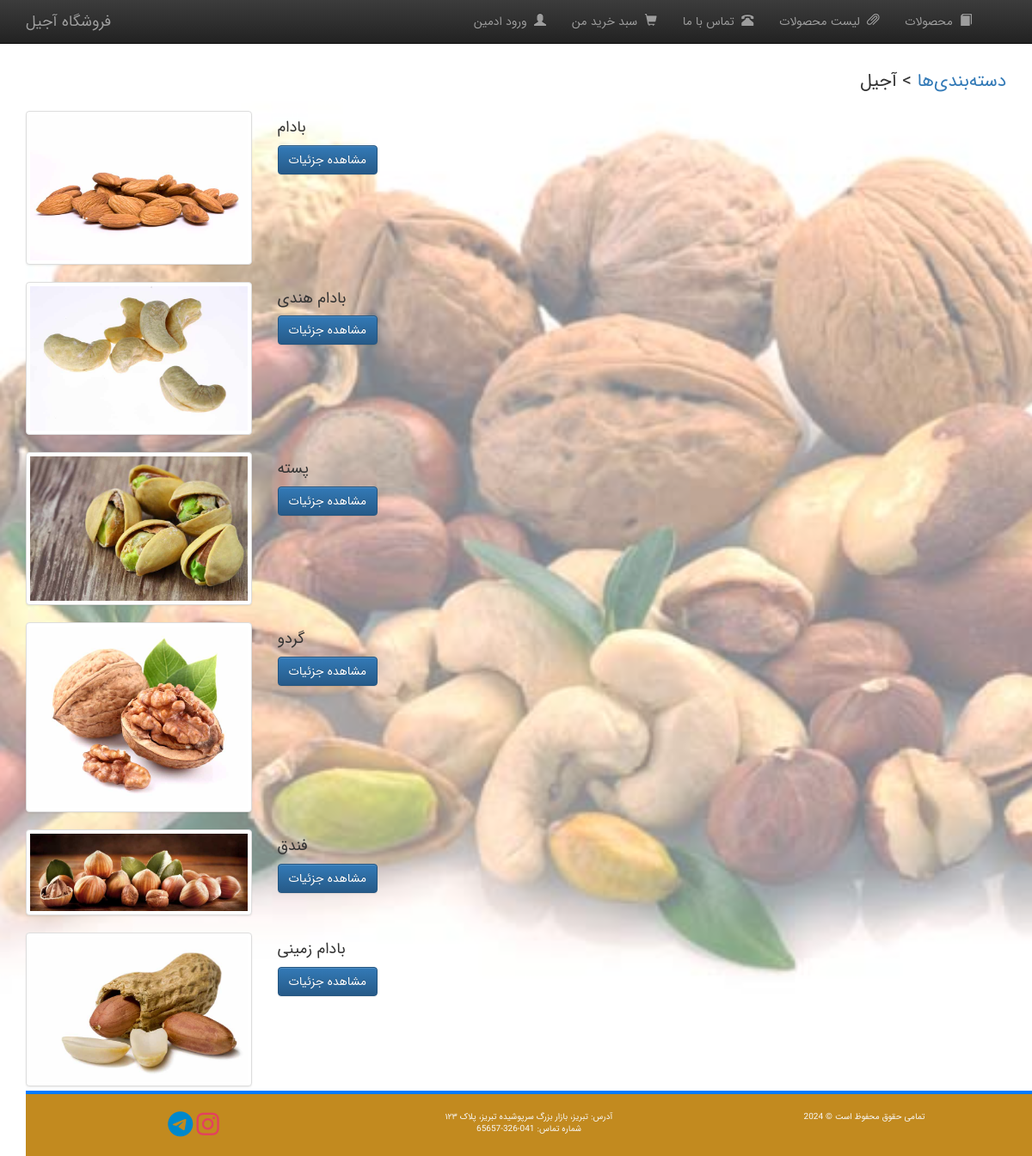
The page /productsByCategory.php?category=آجیل on the database its author committed.
### tables this page shows
CREATE TABLE `products` (
  `id` int(11) NOT NULL,
  `name` varchar(255) NOT NULL,
  `category` varchar(50) NOT NULL,
  `price` float(10,2) NOT NULL,
  `weight` decimal(10,2) NOT NULL,
  `stock` int(11) NOT NULL,
  `description` text DEFAULT NULL,
  `image` varchar(255) DEFAULT NULL
);

### productsByCategory.php (the view, shortened to what this page needs)
<?php
    if(isset($_GET['category'])){
        $category = $_GET['category'];
    } else {
        echo "مشکلی رخ داده است";
        exit;
    }
    $conn = db_connect();
    $query = "SELECT id, name, image FROM products WHERE category = '$category'";
    $result = mysqli_query($conn, $query);
    require "./template/header.php";
?>
    <p class="lead"><a href="category_list.php">دسته‌بندی‌ها</a> > <?php echo htmlspecialchars($category); ?></p>
    <?php while($row = mysqli_fetch_assoc($result)){ ?>
    <div class="row">
        <div class="col-md-3">
            <img class="img-responsive img-thumbnail" src="<?php echo $row['image'];?>">
        </div>
        <div class="col-md-7">
            <h4><?php echo $row['name'];?></h4>
            <a href="product.php?id=<?php echo $row['id'];?>" class="btn btn-primary">مشاهده جزئیات</a>
        </div>
    </div>
    <br>
<?php
    }
    require "./template/footer.php";
?>

### template/header.php (style rules this page uses)
body { position: relative; margin: 0; min-height: 100vh; }
body::before { content: ''; position: absolute; top: 0; left: 0; width: 100%; height: 100%; background-image: url('./bootstrap/images/chini.jpg'); background-size: cover; background-repeat: no-repeat; background-attachment: fixed; background-position: center; opacity: 0.5; z-index: -1; }

### rows shown on the page
products: image (picture), name "بادام"
products: image (picture), name "بادام هندی"
products: image (picture), name "پسته"
products: image (picture), name "گردو"
products: image (picture), name "فندق"
products: image (picture), name "بادام زمینی"

### other values the page prints
$category "آجیل"
